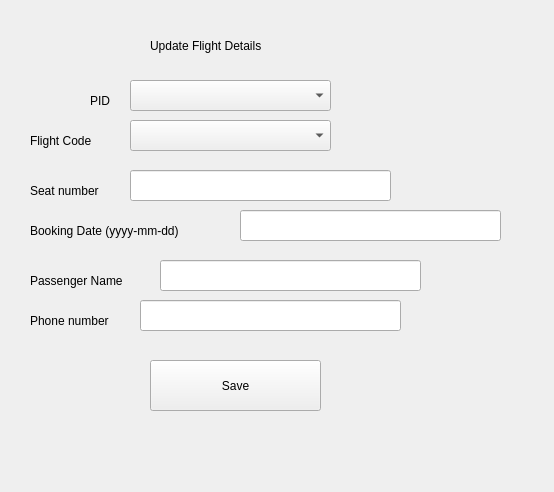
<?xml version="1.0" encoding="UTF-8"?>
<ui version="4.0">
 <class>Form</class>
 <widget class="QWidget" name="Form">
  <property name="geometry">
   <rect>
    <x>0</x>
    <y>0</y>
    <width>554</width>
    <height>492</height>
   </rect>
  </property>
  <property name="windowTitle">
   <string>Form</string>
  </property>
  <widget class="QLabel" name="label">
   <property name="geometry">
    <rect>
     <x>150</x>
     <y>30</y>
     <width>221</width>
     <height>31</height>
    </rect>
   </property>
   <property name="styleSheet">
    <string notr="true">font: 18pt &quot;MS Shell Dlg 2&quot;;</string>
   </property>
   <property name="text">
    <string>Update Flight Details</string>
   </property>
  </widget>
  <widget class="QPushButton" name="b1">
   <property name="geometry">
    <rect>
     <x>150</x>
     <y>360</y>
     <width>171</width>
     <height>51</height>
    </rect>
   </property>
   <property name="styleSheet">
    <string notr="true">font: 12pt &quot;MS Shell Dlg 2&quot;;</string>
   </property>
   <property name="text">
    <string>Save</string>
   </property>
  </widget>
  <widget class="QLabel" name="label_5">
   <property name="geometry">
    <rect>
     <x>30</x>
     <y>180</y>
     <width>111</width>
     <height>21</height>
    </rect>
   </property>
   <property name="styleSheet">
    <string notr="true">font: 12pt &quot;MS Shell Dlg 2&quot;;</string>
   </property>
   <property name="text">
    <string>Seat number</string>
   </property>
  </widget>
  <widget class="QLabel" name="label_6">
   <property name="geometry">
    <rect>
     <x>30</x>
     <y>220</y>
     <width>201</width>
     <height>21</height>
    </rect>
   </property>
   <property name="styleSheet">
    <string notr="true">font: 12pt &quot;MS Shell Dlg 2&quot;;</string>
   </property>
   <property name="text">
    <string>Booking Date (yyyy-mm-dd)</string>
   </property>
  </widget>
  <widget class="QLabel" name="label_7">
   <property name="geometry">
    <rect>
     <x>30</x>
     <y>270</y>
     <width>121</width>
     <height>21</height>
    </rect>
   </property>
   <property name="styleSheet">
    <string notr="true">font: 12pt &quot;MS Shell Dlg 2&quot;;</string>
   </property>
   <property name="text">
    <string>Passenger Name</string>
   </property>
  </widget>
  <widget class="QLineEdit" name="tb3">
   <property name="geometry">
    <rect>
     <x>160</x>
     <y>260</y>
     <width>261</width>
     <height>31</height>
    </rect>
   </property>
   <property name="styleSheet">
    <string notr="true">font: 12pt &quot;MS Shell Dlg 2&quot;;</string>
   </property>
  </widget>
  <widget class="QLabel" name="label_9">
   <property name="geometry">
    <rect>
     <x>30</x>
     <y>130</y>
     <width>81</width>
     <height>21</height>
    </rect>
   </property>
   <property name="styleSheet">
    <string notr="true">font: 12pt &quot;MS Shell Dlg 2&quot;;</string>
   </property>
   <property name="text">
    <string>Flight Code</string>
   </property>
  </widget>
  <widget class="QLabel" name="label_8">
   <property name="geometry">
    <rect>
     <x>30</x>
     <y>310</y>
     <width>111</width>
     <height>21</height>
    </rect>
   </property>
   <property name="styleSheet">
    <string notr="true">font: 12pt &quot;MS Shell Dlg 2&quot;;</string>
   </property>
   <property name="text">
    <string>Phone number</string>
   </property>
  </widget>
  <widget class="QLineEdit" name="tb4">
   <property name="geometry">
    <rect>
     <x>140</x>
     <y>300</y>
     <width>261</width>
     <height>31</height>
    </rect>
   </property>
   <property name="styleSheet">
    <string notr="true">font: 12pt &quot;MS Shell Dlg 2&quot;;</string>
   </property>
  </widget>
  <widget class="QComboBox" name="cb0">
   <property name="geometry">
    <rect>
     <x>130</x>
     <y>80</y>
     <width>201</width>
     <height>31</height>
    </rect>
   </property>
   <property name="styleSheet">
    <string notr="true">font: 12pt &quot;MS Shell Dlg 2&quot;;</string>
   </property>
  </widget>
  <widget class="QLabel" name="label_11">
   <property name="geometry">
    <rect>
     <x>90</x>
     <y>90</y>
     <width>81</width>
     <height>21</height>
    </rect>
   </property>
   <property name="styleSheet">
    <string notr="true">font: 12pt &quot;MS Shell Dlg 2&quot;;</string>
   </property>
   <property name="text">
    <string>PID</string>
   </property>
  </widget>
  <widget class="QLineEdit" name="tb1">
   <property name="geometry">
    <rect>
     <x>130</x>
     <y>170</y>
     <width>261</width>
     <height>31</height>
    </rect>
   </property>
   <property name="styleSheet">
    <string notr="true">font: 12pt &quot;MS Shell Dlg 2&quot;;</string>
   </property>
  </widget>
  <widget class="QLineEdit" name="tb2">
   <property name="geometry">
    <rect>
     <x>240</x>
     <y>210</y>
     <width>261</width>
     <height>31</height>
    </rect>
   </property>
   <property name="styleSheet">
    <string notr="true">font: 12pt &quot;MS Shell Dlg 2&quot;;</string>
   </property>
  </widget>
  <widget class="QComboBox" name="cb1">
   <property name="geometry">
    <rect>
     <x>130</x>
     <y>120</y>
     <width>201</width>
     <height>31</height>
    </rect>
   </property>
   <property name="styleSheet">
    <string notr="true">font: 12pt &quot;MS Shell Dlg 2&quot;;</string>
   </property>
  </widget>
 </widget>
 <resources/>
 <connections/>
</ui>
